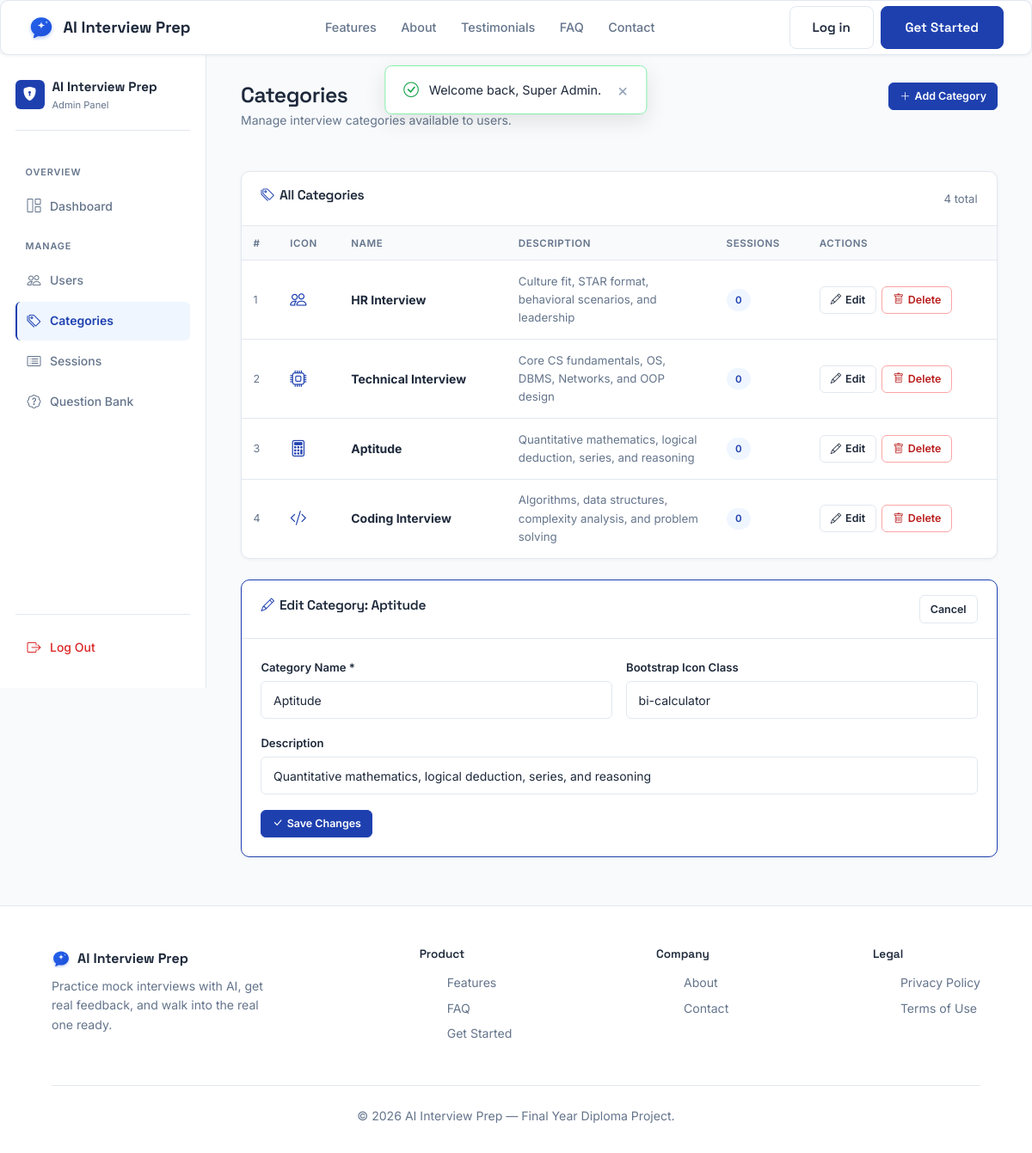
Page /admin/categories.php?edit=3 (signed in) on the committed database.
### tables this page shows
CREATE TABLE IF NOT EXISTS `categories` (
    `id` INT AUTO_INCREMENT PRIMARY KEY,
    `name` VARCHAR(100) NOT NULL UNIQUE,
    `description` VARCHAR(255),
    `icon` VARCHAR(100) DEFAULT 'bi-briefcase'
);

### includes/functions.php (called while the page is built, shortened)
<?php
function e(?string $value): string
{
    return htmlspecialchars($value ?? '', ENT_QUOTES, 'UTF-8');
}

### admin/categories.php (the view, shortened to what this page needs)
<?php
require_once __DIR__ . '/../config/db_connect.php';
require_once __DIR__ . '/../includes/functions.php';
$editCategory = null;
if (isset($_GET['edit'])) {
    $editId = (int) $_GET['edit'];
    $editCategory = $pdo->prepare("SELECT * FROM categories WHERE id = ?");
    $editCategory->execute([$editId]);
    $editCategory = $editCategory->fetch();
}
$categories = $pdo->query(
    "SELECT c.*, COUNT(s.id) AS session_count
     FROM categories c
     LEFT JOIN interview_sessions s ON s.category_id = c.id
     GROUP BY c.id
     ORDER BY c.id"
)->fetchAll();
require_once __DIR__ . '/../includes/header.php';
require_once __DIR__ . '/../includes/flash.php';
?>
<link rel="stylesheet" href="<?= BASE_URL ?>/admin/admin.css">
<div class="admin-shell">
  <?php require_once __DIR__ . '/../includes/admin_sidebar.php'; ?>
  <main class="admin-content">
    <div class="admin-page-header">
      <div>
        <h1>Categories</h1>
        <p>Manage interview categories available to users.</p>
      </div>
      <button class="btn-admin-sm primary" onclick="openModal('addModal')">
        <i class="bi bi-plus-lg"></i> Add Category
      </button>
    </div>
    <div class="admin-panel">
      <div class="admin-panel-header">
        <h2><i class="bi bi-tags" style="margin-right:.4rem;color:var(--navy);"></i>All Categories</h2>
        <span style="font-size:.82rem;color:var(--mist);"><?= count($categories) ?> total</span>
      </div>
      <?php if (empty($categories)): ?>
        <div class="admin-empty"><i class="bi bi-tags"></i><p>No categories yet.</p></div>
      <?php else: ?>
        <table class="admin-table">
          <thead>
            <tr>
              <th>#</th>
              <th>Icon</th>
              <th>Name</th>
              <th>Description</th>
              <th>Sessions</th>
              <th>Actions</th>
            </tr>
          </thead>
          <tbody>
            <?php foreach ($categories as $i => $cat): ?>
            <tr>
              <td style="color:var(--mist);font-size:.78rem;"><?= $cat['id'] ?></td>
              <td><i class="bi <?= e($cat['icon']) ?>" style="font-size:1.2rem;color:var(--navy);"></i></td>
              <td><strong><?= e($cat['name']) ?></strong></td>
              <td style="color:var(--mist);font-size:.83rem;max-width:200px;"><?= e($cat['description'] ?? '—') ?></td>
              <td><span class="badge-pill badge-blue"><?= (int)$cat['session_count'] ?></span></td>
              <td>
                <div style="display:flex;gap:.4rem;flex-wrap:wrap;">
                  <a href="?edit=<?= (int)$cat['id'] ?>" class="btn-admin-sm">
                    <i class="bi bi-pencil"></i> Edit
                  </a>
                  <form method="post" action="" class="delete-form"
                        onsubmit="return confirm('Delete category \'<?= e(addslashes($cat['name'])) ?>\'? Sessions using it will also be deleted.');">
                    <button type="submit" class="btn-admin-sm danger">
                      <i class="bi bi-trash"></i> Delete
                    </button>
                  </form>
                </div>
              </td>
            </tr>
            <?php endforeach; ?>
          </tbody>
        </table>
      <?php endif; ?>
    </div>
    <?php if ($editCategory): ?>
    <div class="admin-panel" style="border-color:var(--navy);">
      <div class="admin-panel-header">
        <h2><i class="bi bi-pencil" style="margin-right:.4rem;color:var(--navy);"></i>Edit Category: <?= e($editCategory['name']) ?></h2>
        <a href="<?= BASE_URL ?>/admin/categories.php" class="btn-admin-sm">Cancel</a>
      </div>
      <div class="admin-panel-body">
        <form method="post" action="">
          <div style="display:grid;grid-template-columns:1fr 1fr;gap:1rem;">
            <div class="admin-form-group">
              <label>Category Name *</label>
              <input type="text" name="name" class="form-control" required value="<?= e($editCategory['name']) ?>">
            </div>
            <div class="admin-form-group">
              <label>Bootstrap Icon Class</label>
              <input type="text" name="icon" class="form-control" placeholder="bi-briefcase" value="<?= e($editCategory['icon'] ?? '') ?>">
            </div>
          </div>
          <div class="admin-form-group">
            <label>Description</label>
            <input type="text" name="description" class="form-control" value="<?= e($editCategory['description'] ?? '') ?>">
          </div>
          <button type="submit" class="btn-admin-sm primary"><i class="bi bi-check-lg"></i> Save Changes</button>
        </form>
      </div>
    </div>
    <?php endif; ?>
  </main>
</div>
<?php require_once __DIR__ . '/../includes/footer.php'; ?>

### css/style.css (style rules this page uses)
:root { --navy: #1e40af; --navy-dark: #1e3a8a; --navy-light: #eff6ff; --violet: #1e40af; --success: #16a34a; --warning: #d97706; --paper: #1e293b; --mist: #64748b; --glass-border: #e2e8f0; --border: #e2e8f0; --glass-bg: #ffffff; --page-bg: #f8fafc; --section-alt: #f1f5f9; --font-display: "Space Grotesk", sans-serif; --font-body: "Inter", sans-serif; --font-mono: "IBM Plex Mono", monospace; --radius-lg: 10px; --radius-md: 8px; --radius-sm: 6px; }
* { box-sizing: border-box; margin: 0; padding: 0; }
html { scroll-behavior: smooth; }
body { background: var(--page-bg); color: var(--paper); font-family: var(--font-body); line-height: 1.6; overflow-x: hidden; }
h1, h2, h3, h4 { font-family: var(--font-display); font-weight: 600; letter-spacing: -0.02em; color: var(--paper); }
a { text-decoration: none; color: inherit; }

### admin/admin.css (style rules this page uses)
.admin-shell { display: flex; min-height: calc(100vh - 64px); background: var(--page-bg); }
.admin-content { flex: 1; min-width: 0; padding: 2rem 2.5rem; overflow-x: hidden; }
.admin-page-header { display: flex; align-items: flex-start; justify-content: space-between; flex-wrap: wrap; gap: 1rem; margin-bottom: 2rem; }
.admin-page-header h1 { font-size: 1.55rem; color: var(--paper); margin-bottom: 0.2rem; }
.admin-page-header p { color: var(--mist); font-size: 0.875rem; }
.admin-panel { background: #ffffff; border: 1px solid var(--border); border-radius: var(--radius-lg); box-shadow: 0 1px 4px rgba(0,0,0,0.05); margin-bottom: 1.5rem; }
.admin-panel-header { padding: 1.1rem 1.4rem; border-bottom: 1px solid var(--border); display: flex; align-items: center; justify-content: space-between; flex-wrap: wrap; gap: 0.75rem; }
.admin-panel-header h2 { font-size: 0.97rem; font-weight: 600; color: var(--paper); }
.admin-panel-body { padding: 1.4rem; }
.admin-table { width: 100%; border-collapse: collapse; font-size: 0.875rem; }
.admin-table th { text-align: left; color: var(--mist); font-weight: 600; font-size: 0.72rem; text-transform: uppercase; letter-spacing: 0.05em; padding: 0.65rem 0.85rem; border-bottom: 1px solid var(--border); background: var(--page-bg); }
.admin-table td { padding: 0.85rem 0.85rem; border-bottom: 1px solid var(--border); color: var(--paper); vertical-align: middle; }
.admin-table tr:last-child td { border-bottom: none; }
.badge-pill { display: inline-flex; align-items: center; gap: 0.3rem; font-size: 0.72rem; font-weight: 600; padding: 0.22rem 0.65rem; border-radius: 20px; }
.badge-blue { background: #eff6ff; color: var(--navy); }
.btn-admin-sm { display: inline-flex; align-items: center; gap: 0.3rem; padding: 0.32rem 0.75rem; font-size: 0.78rem; font-weight: 600; border-radius: var(--radius-sm); border: 1px solid var(--border); background: #ffffff; color: var(--paper); cursor: pointer; transition: background 0.15s, border-color 0.15s; text-decoration: none; }
.btn-admin-sm.primary { background: var(--navy); border-color: var(--navy); color: #fff; }
.btn-admin-sm.danger { background: #fff; border-color: #fca5a5; color: #b91c1c; }
.admin-form-group { margin-bottom: 1.1rem; }
.admin-form-group label { display: block; font-size: 0.82rem; font-weight: 600; color: var(--paper); margin-bottom: 0.35rem; }
.admin-form-group .form-control { width: 100%; border: 1px solid var(--border); border-radius: var(--radius-sm); padding: 0.65rem 0.85rem; font-size: 0.875rem; color: var(--paper); background: #ffffff; transition: border-color 0.2s; }
.delete-form { display: inline; }

### rows in the picture
categories: id "1", name "HR Interview", description "Culture fit, STAR format, behavioral scenarios, and leadership", session_count "0"
categories: id "2", name "Technical Interview", description "Core CS fundamentals, OS, DBMS, Networks, and OOP design", session_count "0"
categories: id "3", name "Aptitude", description "Quantitative mathematics, logical deduction, series, and reasoning", session_count "0", icon "bi-calculator"
categories: id "4", name "Coding Interview", description "Algorithms, data structures, complexity analysis, and problem solving", session_count "0"

### other values in the picture
$flash['message'] "Welcome back, Super Admin."
count($categories) "4"
